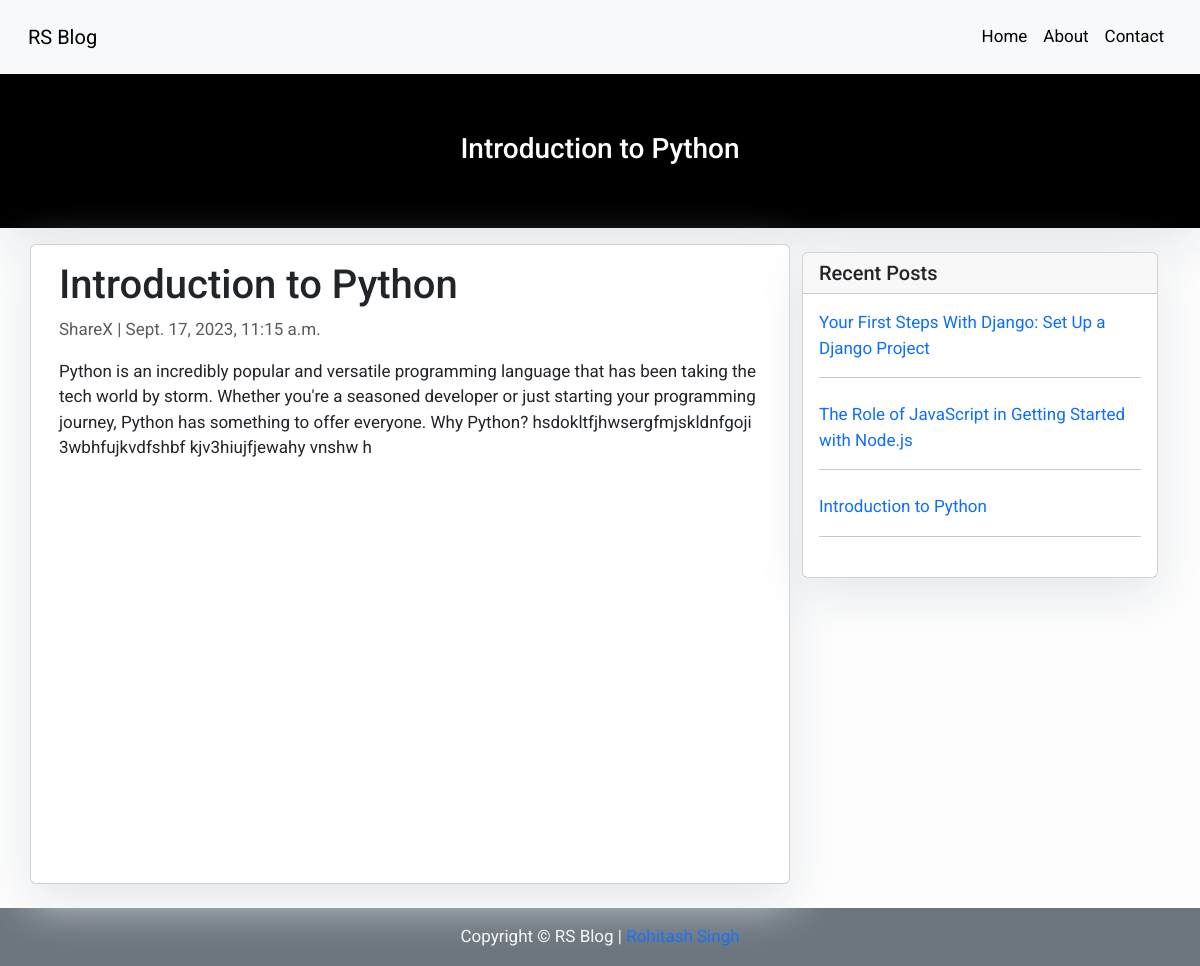
/blog/introduction-to-python/, run on the app's committed database.
### blog/models.py (models this page shows, shortened)
class Post(models.Model):
    title = models.CharField(max_length=200, unique=True)
    slug = models.SlugField(max_length=200, unique=True)
    author = models.ForeignKey(User, on_delete= models.CASCADE,related_name='blog_posts')
    updated_on = models.DateTimeField(auto_now= True)
    content = RichTextField(blank=True, null=True)
    created_on = models.DateTimeField(auto_now_add=True)
    status = models.IntegerField(choices=STATUS, default=0)
    class Meta:
        ordering = ['-created_on']

### blog/views.py (the view)
# urls.py: path('<slug:slug>/', views.PostDetail.as_view(), name='post_detail'),
class PostDetail(generic.DetailView):
    model = Post
    template_name = 'post_detail.html'
    def get_context_data(self, **kwargs):
            context = super().get_context_data(**kwargs)
            context['recent_posts'] = Post.objects.filter(status=1).order_by('-created_on')[:3]
            return context

### templates/post_detail.html (shortened to what this page needs)
{% extends 'base.html' %} {% block content %}
<header class="hero">
  <div class="container">
      <div class="row">
          <div class="col-md-8 col-md-12 mx-auto w-100">
              <div class="site-heading text-center">
                  <h3 class=" site-heading my-5 text-white"> {{ post.title }} </h3>
              </div>
          </div>
      </div>
  </div>
</header>
<div class="container">
  <div class="row">
    <div class="col-md-8 card mb-4  mt-3 left  top" style="min-height: 80vh;">
      <div class="card-body">
        <h1>{% block title %} {{ object.title }} {% endblock title %}</h1>
        <p class=" text-muted">{{ post.author }} | {{ post.created_on }}</p>
        <p class="card-text ">{{ object.content | safe }}</p>
      </div>
    </div>
    {% block sidebar %} {% include 'sidebar.html' %} {% endblock sidebar %}
  </div>
</div>
{% endblock content %}

### templates/sidebar.html (shortened to what this page needs)
{% block sidebar %}
<div class="col-md-4 float-right">
    <div class="card my-4 position-stic">
        <h5 class="card-header">Recent Posts</h5>
        <div class="card-body">
            <ul class="list-unstyled">
                {% for post in recent_posts %}
                <div class="mb-4">
                    <a href="{% url 'post_detail' post.slug  %}" class="outline-none">
                        <p class="card-title">{{ post.title }}</p>
                    </a>
                    <hr>
                </div>
                {% endfor %}
            </ul>
        </div>
    </div>
</div>
{% endblock sidebar %}

### templates/base.html (style rules this page uses)
body { font-family: "Roboto", sans-serif; font-size: 17px; background-color: #fdfdfd; }
.hero { background: black; height: auto; padding-bottom: 15px; box-shadow: 0 16px 48px #E3E7EB; padding-top: 10px; }

### templates/sidebar.html (style rules this page uses)
.card { box-shadow: 0 16px 48px #E3E7EB; }
a { text-decoration: none; }
.position-stic { position: sticky; top: 100px; }

### data on the page
Post: title "Introduction to Python", author "ShareX", created_on "Sept. 17, 2023, 11:15 a.m.", content "Python is an incredibly popular and versatile programming language that has been taking the tech world by storm. Whether you're a seasoned developer or just starting your programming journey, Python has something to offer everyone. Why Python? hsdokltfjhwsergfmjskldnfgoji 3wbhfujkvdfshbf kjv3hiujfjewahy vnshw h"
Post: title "Your First Steps With Django: Set Up a Django Project"
Post: title "The Role of JavaScript in Getting Started with Node.js"
